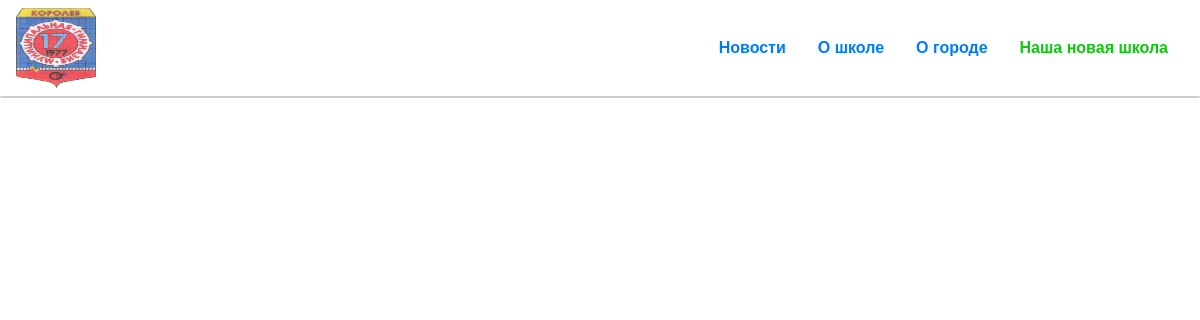
The page /news/ on the database as committed earlier.
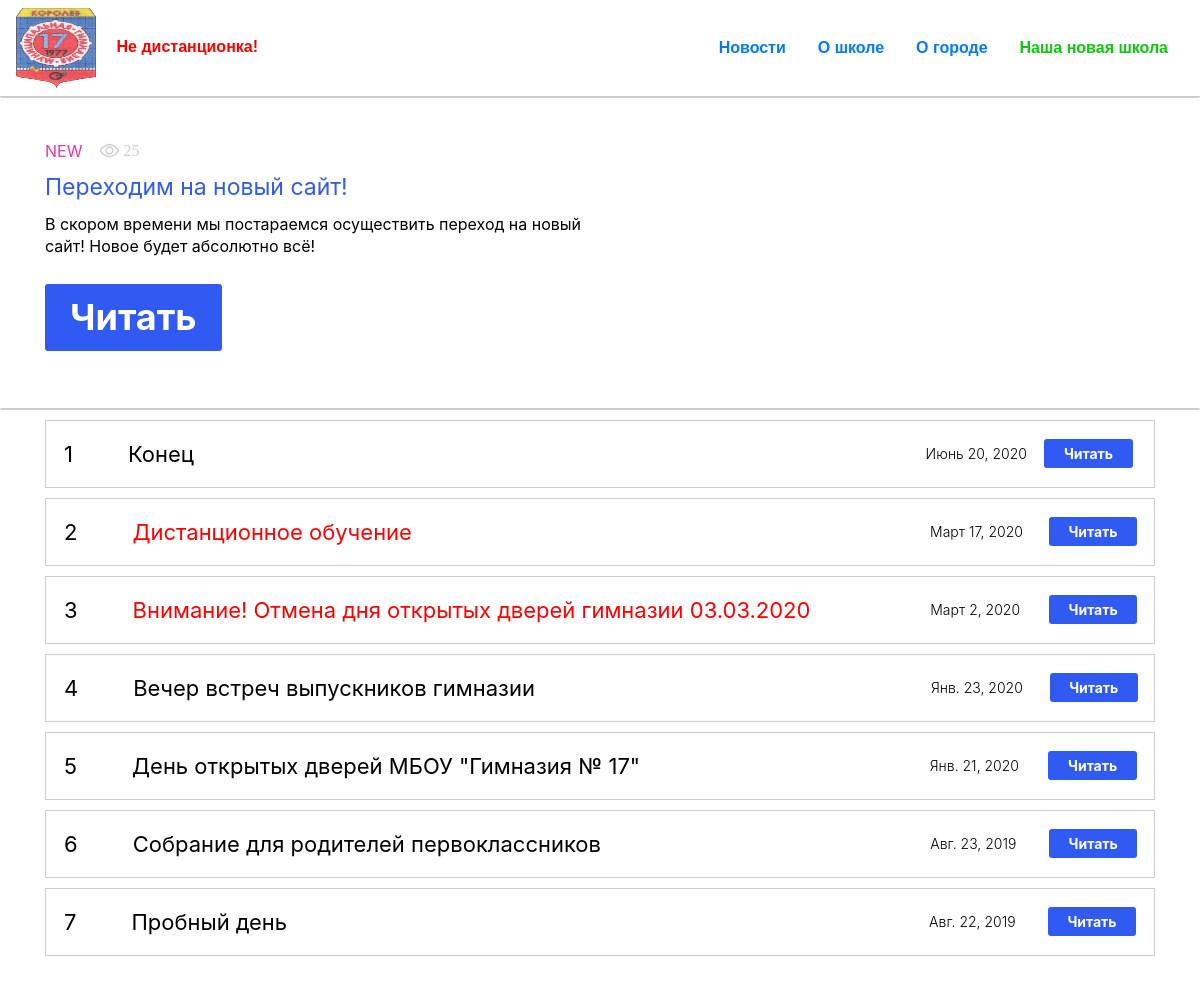
The same page on the database as committed later.
### basics/models.py (models this page shows, shortened)
class Urgent(models.Model):
    text = models.CharField('Срочно', max_length=50)
    link = models.CharField('Ссылка', max_length=20, default=None)
    def __str__(self):
        return self.text

class News(models.Model):
    heading = models.CharField('Заголовок', max_length=100, blank=True)
    title = models.CharField('Название статьи', max_length=200)
    text = models.TextField('Текст')
    pub_date = models.DateField('Дата публикации')
    class Meta:
        verbose_name = 'Статья'
        verbose_name_plural = 'Статьи'

### basics/views.py (the view)
# urls.py: path('news/', views.news, name='news'),
def news(request):
    try:
        all_articles = News.objects.all().order_by('-pub_date')[1:]  # Все кроме 1
        last_article = News.objects.all().order_by('-pub_date')[0]  # Самый первый элемент по Дате публикации!!
    except:
        return render(request, 'basics/templates/news.html')
    return render(request, 'basics/templates/news.html', {'all_articles': all_articles, 'last_article': last_article})

### basics/templatetags/announcement.py (called while the page is built)
@register.simple_tag
def get_announcement():
    try:
        return Urgent.objects.order_by('-id')[0]  # Последняя важная статья
    except:
        pass

### templates/basics/templates/news.html (shortened to what this page needs)
{% extends 'basics/templates/base-pages.html' %}
{% load static %}
{% block content %}
    {% if last_article %}
        <div class="container">
            <div class="intro">
                <div class="last">
                    <div class="last-viewed">
                        <span class="last-new">NEW</span>
                        <img src="{% static 'basics/img/eye.svg' %}" alt="no image">
                        <span class="intro-new__block-num">25</span>
                    </div>
                    <span class="last__title d-block"
                          style="{% if last_article.heading == 'Внимание' %}color:red;font-weight:500;{% endif %}">{{ last_article.title }}</span>
                    <span class="last__text d-block">{{ last_article.text }}</span>
                    <a href="{% url 'article' last_article.id %}">
                        <button class="last__button">Читать</button>
                    </a>
                </div>
            </div>
        </div>
    {% endif %}
    {% if all_articles %}
        <section class="news">
            <div class="container">
                {% for article in all_articles %}
                    <li class="article-wrapper">
                        <div class="item">
                            <div class="item__count">
                                <span>{{ forloop.counter }}</span>
                            </div>
                            <div class="item__title col-md-8">
                                {% if article.heading == 'Внимание' %}
                                    <div class="item__title-important">
                                        <span>{{ article.title }}</span>
                                    </div>
                                {% else %}
                                    <span>{{ article.title }}</span>
                                {% endif %}
                            </div>
                            <div class="item__date col-md-2">
                                <span>{{ article.pub_date }}</span>
                            </div>
                            <a href="{% url 'article' article.id %}">
                                <button class="item__button col-md-10">Читать</button>
                            </a>
                        </div>
                    </li>
                {% endfor %}
            </div>
        </section>
    {% endif %}
{% endblock %}

### templates/basics/templates/base-pages.html (shortened to what this page needs)
{% extends 'basics/templates/blocks/base.html' %}
{% block header %}
    {% include 'basics/templates/blocks/head.html' %}
{% endblock %}

### templates/basics/templates/blocks/base.html (shortened to what this page needs)
{% load static %}
<!DOCTYPE html>
<html lang="en">
<head>
    <link rel="stylesheet" href="https://stackpath.bootstrapcdn.com/bootstrap/4.5.0/css/bootstrap.min.css">
    <link rel="stylesheet" href="{% static 'basics/css/article_preview.css' %}">
    <link rel="stylesheet" href="{% static 'basics/css/article.css' %}">
    <link rel="stylesheet" href="{% static 'basics/css/news.css' %}">
    <link rel="stylesheet" href="{% static 'basics/css/head.css' %}">
    <link rel="stylesheet" href="{% static 'basics/css/base.css' %}">
</head>
<body>
{% block header %}{% endblock %}
{% block content %}{% endblock %}
</body>
</html>

### templates/basics/templates/blocks/head.html
{% load static %}
{% load announcement %}
<div class="head">
    <div class="navbar">
        <div class="logo">
            <a href="{% url 'index' %}"><img src="{% static 'basics/img/ico.png' %}" alt=""></a>
            {% get_announcement as announce %}
            <div class="urgent">
                <li class="nav-item"><a class="nav-link" style="color:red;" href="{% if announce != None %}article_{{ announce.link }}{% endif %}">{% if announce != None %}{{ announce }}{% endif %}</a></li>
            </div>
        </div>
        <div class="nav">
            <li class="nav-item"><a class="nav-link" href="{% url 'news' %}">Новости</a></li>
            <li class="nav-item"><a class="nav-link" href="{% url 'about' %}">О школе</a></li>
            <li class="nav-item"><a class="nav-link" href="">О городе</a></li>
            <li class="nav-item"><a class="nav-link" href="" style="color:#0bc90b;">Наша новая школа</a></li>
        </div>
    </div>
</div>

### templates/basics/css/css.html (shortened to what this page needs)
{% load static %}

### templates/basics/css/news.css (style rules this page uses)
button { background-color: transparent; border: none; cursor: pointer; }
a { text-decoration: none; }
.last { margin-top: 42px; font-size: 16px; line-height: 20px; color: #E9399C; }
.last-new { font-size: 16px; line-height: 20px; color: #E9399C; margin-right: 17px; }
.last-viewed { margin-right: 10px; display: flex; align-items: center; }
.intro-new__block-num { font-family: Circe Rounded Regular; font-size: 16px; line-height: 20px; color: #CDCDCD; margin-left: 3px; }
.last__title { font-size: 23px; line-height: 52px; color: #315AF2; max-width: 60%; }
.last__text { font-size: 16px; line-height: 22px; color: #000000; max-width: 50%; }
.last__button { margin-top: 27px; margin-bottom: 57px; background: #315AF2; border-radius: 3px; font-size: 36px; line-height: 43px; color: white; font-weight: 700; padding: 12px 25px; transition: 0.2s; }
.news { border-top: 2px solid #CDCDCD; border-radius: 2px; margin-bottom: 80px; }
.article-wrapper { list-style: none; }
.item { display: flex; border: 1px solid #CDCDCD; font-size: 16px; line-height: 22px; color: #000000; padding: 18px; margin-top: 10px; cursor: pointer; }
.item__title-important { color: red; }
.item__count { font-size: 22px; line-height: 30px; }
.item__title { margin-left: 40px; font-size: 22px; line-height: 30px; overflow: hidden; text-overflow: ellipsis; white-space: nowrap; max-width: 85%; }
.item__date { margin-right: -70px; margin-left: 83px; font-weight: 300; font-size: 14px; display: flex; align-items: center; }
.item__button { background: #315AF2; border-radius: 3px; font-size: 14px; line-height: 5px; color: white; font-weight: 700; padding: 12px 16px; transition: 0.2s; margin-left: 25px; }

### templates/basics/css/head.css (style rules this page uses)
.head { border-bottom: 2px solid #CDCDCD; border-radius: 2px; }
.navbar { display: flex; justify-content: space-between; }
.logo img { width: 80px; height: 80px; }
.urgent { display: inline-block; list-style: none; color: red; }
.nav-item { font: 500 14px/80px "Rubik", sans-serif; font-style: normal; font-weight: bold; font-size: 16px; line-height: 20px; }

Rows that differ between the two databases and show on the page:
added Urgent: text "Не дистанционка!"
added News: title "Переходим на новый сайт!", text "В скором времени мы постараемся осуществить переход на новый сайт! Новое будет абсолютно всё!"
added News: title "Конец", pub_date "Июнь 20, 2020"
added News: title "Дистанционное обучение", pub_date "Март 17, 2020"
added News: title "Внимание! Отмена дня открытых дверей гимназии 03.03.2020", pub_date "Март 2, 2020"
added News: title "Вечер встреч выпускников гимназии", pub_date "Янв. 23, 2020"
added News: title "День открытых дверей МБОУ \"Гимназия № 17\"", pub_date "Янв. 21, 2020"
added News: title "Собрание для родителей первоклассников", pub_date "Авг. 23, 2019"
added News: title "Пробный день", pub_date "Авг. 22, 2019"
Other text that changed with them:
text now shown: "NEW 25 Читать"
